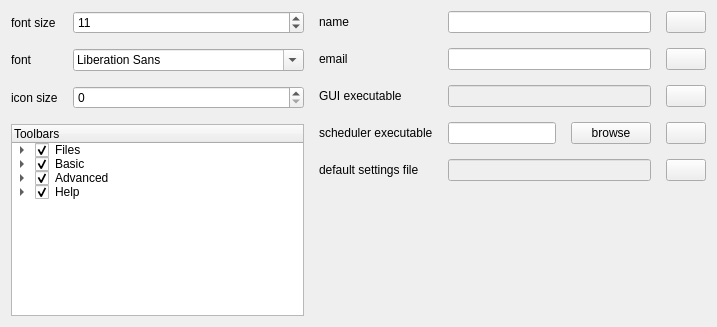
      <widget class="QWidget" name="settings">
       <layout class="QHBoxLayout" name="horizontalLayout_86" stretch="1,2">
        <property name="spacing">
         <number>15</number>
        </property>
        <item>
         <layout class="QVBoxLayout" name="verticalLayout_22">
          <item>
           <layout class="QFormLayout" name="formLayout_13">
            <item row="0" column="0">
             <widget class="QLabel" name="label_44">
              <property name="text">
               <string>font size</string>
              </property>
             </widget>
            </item>
            <item row="0" column="1">
             <widget class="QSpinBox" name="spinBox_fontSize">
              <property name="toolTip">
               <string>change global font size</string>
              </property>
              <property name="statusTip">
               <string>change global font size</string>
              </property>
              <property name="value">
               <number>11</number>
              </property>
             </widget>
            </item>
            <item row="1" column="0">
             <widget class="QLabel" name="label_15">
              <property name="text">
               <string>font</string>
              </property>
             </widget>
            </item>
            <item row="1" column="1">
             <widget class="QFontComboBox" name="fontComboBox_font">
              <property name="toolTip">
               <string>change global font</string>
              </property>
              <property name="statusTip">
               <string>change global font size</string>
              </property>
             </widget>
            </item>
            <item row="2" column="0">
             <widget class="QLabel" name="iconSizeLabel">
              <property name="text">
               <string>icon size</string>
              </property>
             </widget>
            </item>
            <item row="2" column="1">
             <widget class="QSpinBox" name="iconSizeSpinBox">
              <property name="toolTip">
               <string>change global icon size</string>
              </property>
              <property name="statusTip">
               <string>change global icon size</string>
              </property>
             </widget>
            </item>
           </layout>
          </item>
          <item>
           <widget class="QTreeWidget" name="treeWidget_2">
            <property name="toolTip">
             <string>customize toolbars</string>
            </property>
            <property name="statusTip">
             <string>customize toolbars</string>
            </property>
            <property name="itemsExpandable">
             <bool>true</bool>
            </property>
            <property name="sortingEnabled">
             <bool>false</bool>
            </property>
            <property name="columnCount">
             <number>1</number>
            </property>
            <attribute name="headerStretchLastSection">
             <bool>true</bool>
            </attribute>
            <column>
             <property name="text">
              <string>Toolbars</string>
             </property>
            </column>
            <item>
             <property name="text">
              <string>Files</string>
             </property>
             <property name="checkState">
              <enum>Checked</enum>
             </property>
             <item>
              <property name="text">
               <string>Welcome</string>
              </property>
              <property name="checkState">
               <enum>Checked</enum>
              </property>
              <property name="icon">
               <iconset resource="myresources.qrc">
                <normaloff>:/icons/icons/go-home-5.png</normaloff>:/icons/icons/go-home-5.png</iconset>
              </property>
             </item>
             <item>
              <property name="text">
               <string>Settings</string>
              </property>
              <property name="checkState">
               <enum>Checked</enum>
              </property>
              <property name="icon">
               <iconset resource="myresources.qrc">
                <normaloff>:/icons/icons/emblem-system-2.png</normaloff>:/icons/icons/emblem-system-2.png</iconset>
              </property>
             </item>
             <item>
              <property name="text">
               <string>Save</string>
              </property>
              <property name="checkState">
               <enum>Checked</enum>
              </property>
              <property name="icon">
               <iconset resource="myresources.qrc">
                <normaloff>:/icons/icons/document-export.png</normaloff>:/icons/icons/document-export.png</iconset>
              </property>
             </item>
             <item>
              <property name="text">
               <string>Run</string>
              </property>
              <property name="checkState">
               <enum>Checked</enum>
              </property>
              <property name="icon">
               <iconset resource="myresources.qrc">
                <normaloff>:/icons/icons/arrow-right-3.png</normaloff>:/icons/icons/arrow-right-3.png</iconset>
              </property>
             </item>
             <item>
              <property name="text">
               <string>Open</string>
              </property>
              <property name="checkState">
               <enum>Checked</enum>
              </property>
              <property name="icon">
               <iconset resource="myresources.qrc">
                <normaloff>:/icons/icons/document-open-2.png</normaloff>:/icons/icons/document-open-2.png</iconset>
              </property>
             </item>
             <item>
              <property name="text">
               <string>New</string>
              </property>
              <property name="checkState">
               <enum>Checked</enum>
              </property>
              <property name="icon">
               <iconset resource="myresources.qrc">
                <normaloff>:/icons/icons/document-new-8.png</normaloff>:/icons/icons/document-new-8.png</iconset>
              </property>
             </item>
             <item>
              <property name="text">
               <string>Exit</string>
              </property>
              <property name="checkState">
               <enum>Checked</enum>
              </property>
              <property name="icon">
               <iconset resource="myresources.qrc">
                <normaloff>:/icons/icons/application-exit-5.png</normaloff>:/icons/icons/application-exit-5.png</iconset>
              </property>
             </item>
            </item>
            <item>
             <property name="text">
              <string>Basic</string>
             </property>
             <property name="checkState">
              <enum>Checked</enum>
             </property>
             <item>
              <property name="text">
               <string>Weight Factors</string>
              </property>
              <property name="checkState">
               <enum>Checked</enum>
              </property>
              <property name="icon">
               <iconset resource="myresources.qrc">
                <normaloff>:/icons/icons/weight.png</normaloff>:/icons/icons/weight.png</iconset>
              </property>
             </item>
             <item>
              <property name="text">
               <string>Parameter Stations</string>
              </property>
              <property name="checkState">
               <enum>Checked</enum>
              </property>
              <property name="icon">
               <iconset resource="myresources.qrc">
                <normaloff>:/icons/icons/station_p.png</normaloff>:/icons/icons/station_p.png</iconset>
              </property>
             </item>
             <item>
              <property name="text">
               <string>Parameter Sources</string>
              </property>
              <property name="checkState">
               <enum>Checked</enum>
              </property>
              <property name="icon">
               <iconset resource="myresources.qrc">
                <normaloff>:/icons/icons/source_p.png</normaloff>:/icons/icons/source_p.png</iconset>
              </property>
             </item>
             <item>
              <property name="text">
               <string>Parameter Baselines</string>
              </property>
              <property name="checkState">
               <enum>Checked</enum>
              </property>
              <property name="icon">
               <iconset resource="myresources.qrc">
                <normaloff>:/icons/icons/baseline_p.png</normaloff>:/icons/icons/baseline_p.png</iconset>
              </property>
             </item>
             <item>
              <property name="text">
               <string>Output</string>
              </property>
              <property name="checkState">
               <enum>Checked</enum>
              </property>
              <property name="icon">
               <iconset resource="myresources.qrc">
                <normaloff>:/icons/icons/document-export-4.png</normaloff>:/icons/icons/document-export-4.png</iconset>
              </property>
             </item>
             <item>
              <property name="text">
               <string>Mode</string>
              </property>
              <property name="checkState">
               <enum>Checked</enum>
              </property>
              <property name="icon">
               <iconset resource="myresources.qrc">
                <normaloff>:/icons/icons/drive-harddisk-3.png</normaloff>:/icons/icons/drive-harddisk-3.png</iconset>
              </property>
             </item>
             <item>
              <property name="text">
               <string>Input</string>
              </property>
              <property name="checkState">
               <enum>Checked</enum>
              </property>
              <property name="icon">
               <iconset resource="myresources.qrc">
                <normaloff>:/icons/icons/document-import-2.png</normaloff>:/icons/icons/document-import-2.png</iconset>
              </property>
             </item>
             <item>
              <property name="text">
               <string>General</string>
              </property>
              <property name="checkState">
               <enum>Checked</enum>
              </property>
              <property name="icon">
               <iconset resource="myresources.qrc">
                <normaloff>:/icons/icons/applications-internet-2.png</normaloff>:/icons/icons/applications-internet-2.png</iconset>
              </property>
             </item>
            </item>
            <item>
             <property name="text">
              <string>Advanced</string>
             </property>
             <property name="checkState">
              <enum>Checked</enum>
             </property>
             <item>
              <property name="text">
               <string>Sky Coverage</string>
              </property>
              <property name="checkState">
               <enum>Checked</enum>
              </property>
              <property name="icon">
               <iconset resource="myresources.qrc">
                <normaloff>:/icons/icons/sky_coverage.png</normaloff>:/icons/icons/sky_coverage.png</iconset>
              </property>
             </item>
             <item>
              <property name="text">
               <string>Rules</string>
              </property>
              <property name="checkState">
               <enum>Checked</enum>
              </property>
              <property name="icon">
               <iconset resource="myresources.qrc">
                <normaloff>:/icons/icons/system-run-3.png</normaloff>:/icons/icons/system-run-3.png</iconset>
              </property>
             </item>
             <item>
              <property name="text">
               <string>Multi Scheduling</string>
              </property>
              <property name="checkState">
               <enum>Checked</enum>
              </property>
              <property name="icon">
               <iconset resource="myresources.qrc">
                <normaloff>:/icons/icons/multi_sched.png</normaloff>:/icons/icons/multi_sched.png</iconset>
              </property>
             </item>
            </item>
            <item>
             <property name="text">
              <string>Help</string>
             </property>
             <property name="checkState">
              <enum>Checked</enum>
             </property>
             <item>
              <property name="text">
               <string>What is this?</string>
              </property>
              <property name="checkState">
               <enum>Checked</enum>
              </property>
              <property name="icon">
               <iconset resource="myresources.qrc">
                <normaloff>:/icons/icons/help.png</normaloff>:/icons/icons/help.png</iconset>
              </property>
             </item>
             <item>
              <property name="text">
               <string>Current Release</string>
              </property>
              <property name="checkState">
               <enum>Checked</enum>
              </property>
             </item>
             <item>
              <property name="text">
               <string>About Qt</string>
              </property>
              <property name="checkState">
               <enum>Checked</enum>
              </property>
             </item>
             <item>
              <property name="text">
               <string>About</string>
              </property>
              <property name="checkState">
               <enum>Checked</enum>
              </property>
             </item>
            </item>
           </widget>
          </item>
         </layout>
        </item>
        <item>
         <layout class="QVBoxLayout" name="verticalLayout_23">
          <item>
           <layout class="QFormLayout" name="formLayout">
            <item row="0" column="0">
             <widget class="QLabel" name="nameLabel">
              <property name="text">
               <string>name</string>
              </property>
             </widget>
            </item>
            <item row="0" column="1">
             <layout class="QHBoxLayout" name="horizontalLayout_76">
              <item>
               <widget class="QLineEdit" name="nameLineEdit">
                <property name="toolTip">
                 <string>enter your name here</string>
                </property>
                <property name="statusTip">
                 <string>your name</string>
                </property>
               </widget>
              </item>
              <item>
               <widget class="QPushButton" name="pushButton_5">
                <property name="toolTip">
                 <string>save as default name</string>
                </property>
                <property name="statusTip">
                 <string>save as default name</string>
                </property>
                <property name="text">
                 <string/>
                </property>
                <property name="icon">
                 <iconset resource="myresources.qrc">
                  <normaloff>:/icons/icons/document-export.png</normaloff>:/icons/icons/document-export.png</iconset>
                </property>
               </widget>
              </item>
             </layout>
            </item>
            <item row="1" column="0">
             <widget class="QLabel" name="emailLabel">
              <property name="text">
               <string>email</string>
              </property>
             </widget>
            </item>
            <item row="1" column="1">
             <layout class="QHBoxLayout" name="horizontalLayout_77">
              <item>
               <widget class="QLineEdit" name="emailLineEdit">
                <property name="enabled">
                 <bool>true</bool>
                </property>
                <property name="toolTip">
                 <string>enter your email address here</string>
                </property>
                <property name="statusTip">
                 <string>your email address</string>
                </property>
               </widget>
              </item>
              <item>
               <widget class="QPushButton" name="pushButton_6">
                <property name="toolTip">
                 <string>save as default email addres</string>
                </property>
                <property name="statusTip">
                 <string>save as default email address</string>
                </property>
                <property name="text">
                 <string/>
                </property>
                <property name="icon">
                 <iconset resource="myresources.qrc">
                  <normaloff>:/icons/icons/document-export.png</normaloff>:/icons/icons/document-export.png</iconset>
                </property>
               </widget>
              </item>
             </layout>
            </item>
            <item row="2" column="0">
             <widget class="QLabel" name="pathToGUILabel">
              <property name="text">
               <string>GUI executable</string>
              </property>
             </widget>
            </item>
            <item row="2" column="1">
             <layout class="QHBoxLayout" name="horizontalLayout_84">
              <item>
               <widget class="QLineEdit" name="pathToGUILineEdit">
                <property name="enabled">
                 <bool>false</bool>
                </property>
                <property name="toolTip">
                 <string>path to VieVS Scheduler GUI executable</string>
                </property>
                <property name="statusTip">
                 <string>path to VieVS Scheduler GUI executable</string>
                </property>
               </widget>
              </item>
              <item>
               <widget class="QPushButton" name="pushButton_18">
                <property name="toolTip">
                 <string>copy to clipboard</string>
                </property>
                <property name="statusTip">
                 <string>copy to clipboard</string>
                </property>
                <property name="text">
                 <string/>
                </property>
                <property name="icon">
                 <iconset resource="myresources.qrc">
                  <normaloff>:/icons/icons/edit-copy-6.png</normaloff>:/icons/icons/edit-copy-6.png</iconset>
                </property>
               </widget>
              </item>
             </layout>
            </item>
            <item row="3" column="0">
             <layout class="QHBoxLayout" name="horizontalLayout">
              <item>
               <widget class="QLabel" name="pathToSchedulerLabel">
                <property name="text">
                 <string>scheduler executable</string>
                </property>
               </widget>
              </item>
             </layout>
            </item>
            <item row="3" column="1">
             <layout class="QHBoxLayout" name="horizontalLayout_78" stretch="0,0,0">
              <item>
               <widget class="QLineEdit" name="pathToSchedulerLineEdit">
                <property name="toolTip">
                 <string>enter path to VieVS Scheduler executable here</string>
                </property>
                <property name="statusTip">
                 <string>path to VieVS Scheduler executable</string>
                </property>
               </widget>
              </item>
              <item>
               <widget class="QPushButton" name="pushButton_browseAntenna_2">
                <property name="sizePolicy">
                 <sizepolicy hsizetype="Fixed" vsizetype="Fixed">
                  <horstretch>0</horstretch>
                  <verstretch>0</verstretch>
                 </sizepolicy>
                </property>
                <property name="minimumSize">
                 <size>
                  <width>79</width>
                  <height>0</height>
                 </size>
                </property>
                <property name="toolTip">
                 <string>browse for executable</string>
                </property>
                <property name="statusTip">
                 <string>browse for executable</string>
                </property>
                <property name="text">
                 <string>browse</string>
                </property>
                <property name="icon">
                 <iconset resource="myresources.qrc">
                  <normaloff>:/icons/icons/folder-saved-search.png</normaloff>:/icons/icons/folder-saved-search.png</iconset>
                </property>
               </widget>
              </item>
              <item>
               <widget class="QPushButton" name="pushButton_17">
                <property name="toolTip">
                 <string>save as default path</string>
                </property>
                <property name="statusTip">
                 <string>save as default path</string>
                </property>
                <property name="text">
                 <string/>
                </property>
                <property name="icon">
                 <iconset resource="myresources.qrc">
                  <normaloff>:/icons/icons/document-export.png</normaloff>:/icons/icons/document-export.png</iconset>
                </property>
               </widget>
              </item>
             </layout>
            </item>
            <item row="4" column="0">
             <widget class="QLabel" name="defaultSettingsFileLabel">
              <property name="text">
               <string>default settings file</string>
              </property>
             </widget>
            </item>
            <item row="4" column="1">
             <layout class="QHBoxLayout" name="horizontalLayout_85">
              <item>
               <widget class="QLineEdit" name="defaultSettingsFileLineEdit">
                <property name="enabled">
                 <bool>false</bool>
                </property>
                <property name="toolTip">
                 <string>path to VieVS Scheduler GUI default settings file</string>
                </property>
                <property name="statusTip">
                 <string>path to VieVS Scheduler GUI default settings file</string>
                </property>
               </widget>
              </item>
              <item>
               <widget class="QPushButton" name="pushButton_19">
                <property name="toolTip">
                 <string>copy to clipboard</string>
                </property>
                <property name="statusTip">
                 <string>copy to clipboard</string>
                </property>
                <property name="text">
                 <string/>
                </property>
                <property name="icon">
                 <iconset resource="myresources.qrc">
                  <normaloff>:/icons/icons/edit-copy-6.png</normaloff>:/icons/icons/edit-copy-6.png</iconset>
                </property>
               </widget>
              </item>
             </layout>
            </item>
           </layout>
          </item>
          <item>
           <spacer name="verticalSpacer_7">
            <property name="orientation">
             <enum>Qt::Vertical</enum>
            </property>
            <property name="sizeHint" stdset="0">
             <size>
              <width>20</width>
              <height>40</height>
             </size>
            </property>
           </spacer>
          </item>
         </layout>
        </item>
       </layout>
      </widget>
